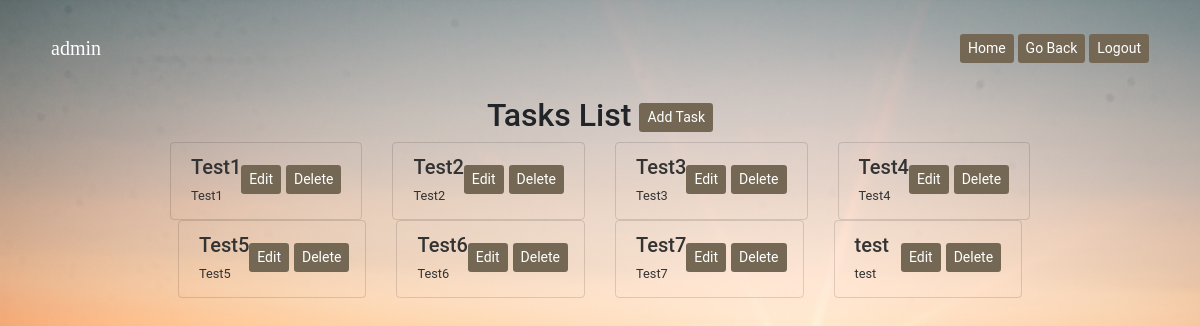
/travels/tasks/1/ (signed in), run on the app's committed database.
### TravelWebApp/models.py (models this page shows, shortened)
class Task(models.Model):
    title = models.CharField(max_length=200)
    description = models.CharField(max_length=1000, null=True, blank=True, default="")
    completed = models.BooleanField(default=False)
    travel = models.ForeignKey(Travel, on_delete=models.CASCADE, default=False, null=False, blank=False)

### TravelWebApp/views.py (the view)
# urls.py: path('tasks/<int:id>/', task_list, name='task_list'),
def task_list(request, id):
    travel = get_object_or_404(Travel, pk=id)
    tasks = Task.objects.filter(travel=travel)
    return render(request, 'task_list.html', {'tasks': tasks, 'travel': travel})

### templates/task_list.html (shortened to what this page needs)
{% load static %}
<!DOCTYPE html>
<html>
<head>
    <link rel="stylesheet" href="https://maxcdn.bootstrapcdn.com/bootstrap/4.5.2/css/bootstrap.min.css">
</head>
<body>
    <nav class="navbar navbar-expand-lg">
        <div class="container-fluid">
            {% if user.is_authenticated %}
                <a class="navbar-brand" href="#">{{ user.username }}</a>
            {% endif %}
            <div class="collapse navbar-collapse justify-content-end" id="navbarNav">
                <ul class="navbar-nav">
                    <li class="nav-item">
                        {% if user.is_authenticated %}
                            <a href="{% url 'home_page' %}" class="btn btn-custom btn-sm">Home</a>
                            <a href="{% url 'show_details' travel.id %}" class="btn btn-custom btn-sm">Go Back</a>
                            <a href="{% url 'logout' %}" class="btn btn-custom btn-sm">Logout</a>
                        {% else %}
                            <a href="{% url 'home_page' %}" class="btn btn-custom btn-sm">Home</a>
                            <a href="{% url 'login' %}" class="btn btn-custom btn-sm">Login</a>
                        {% endif %}
                    </li>
                </ul>
            </div>
        </div>
    </nav>
    <div class="tasks-container">
        <h2>Tasks List <a href="{% url 'add_task' travel.id %}" class="btn btn-custom btn-sm">Add Task</a></h2>
        <div class="row">
            {% for task in tasks %}
                <div class="col-md-3">
                    <div class="list-group-item rounded" id="task-{{ task.id }}">
                        <div class="d-flex justify-content-between align-items-start">
                            <div>
                                <h5 class="mb-1">{{ task.title }}</h5>
                                <small>{{ task.description }}</small>
                            </div>
                            <div class="task-actions">
                                <a href="{% url 'edit_task' task.id %}" class="btn btn-custom btn-sm">Edit</a>
                                <a href="{% url 'delete_task' task.id %}" class="btn btn-custom btn-sm">Delete</a>
                            </div>
                        </div>
                    </div>
                </div>
                {% if forloop.counter|divisibleby:4 %}
                    </div><div class="row">
                {% endif %}
            {% endfor %}
        </div>
    </div>
</body>
</html>

### data on the page
Task: title "Test1", description "Test1"
Task: title "Test2", description "Test2"
Task: title "Test3", description "Test3"
Task: title "Test4", description "Test4"
Task: title "Test5", description "Test5"
Task: title "Test6", description "Test6"
Task: title "Test7", description "Test7"
Task: title "test", description "test"

### other printed values
{{ user.username }} "admin"
